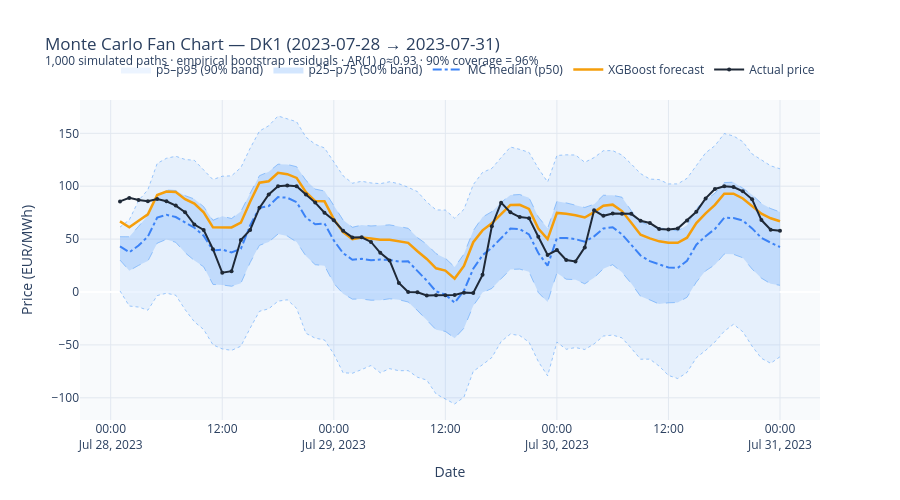

The notebook cell this image was saved under:
### Markdown cell above
---
## 8  Monte Carlo Fan Chart

Layered on top of the XGBoost point forecast, 1,000 simulated price paths quantify uncertainty.

**Method:**
1. Compute historical residuals from out-of-sample walk-forward folds (actual − forecast)
2. Test for normality (Shapiro-Wilk) → residuals are **NOT normal** (heavy-tailed power price spikes)
3. Use **empirical bootstrap**: draw random residuals with replacement from the historical distribution
4. Apply **AR(1) filter** (ρ ≈ 0.93) to model residual autocorrelation — consecutive forecast errors
   in electricity markets are correlated (the model tends to over/under-shoot for multi-hour stretches)
5. Residual **mean bias** is separated from the AR(1) structure to prevent compounding drift

### Code cell
# Load saved MC results (fold 5 — the last test fold)
mc = mc_dk1.sort_values('timestamp_utc')
ts = mc['timestamp_utc'].values

fig = go.Figure()

# 5–95% band (widest, most transparent)
fig.add_trace(go.Scatter(
    x=list(ts) + list(ts[::-1]),
    y=list(mc['p95']) + list(mc['p5'].values[::-1]),
    fill='toself',
    fillcolor='rgba(96,165,250,0.12)',
    line=dict(color='rgba(0,0,0,0)'),
    name='p5–p95 (90% band)',
    hoverinfo='skip',
))

# 25–75% band
fig.add_trace(go.Scatter(
    x=list(ts) + list(ts[::-1]),
    y=list(mc['p75']) + list(mc['p25'].values[::-1]),
    fill='toself',
    fillcolor='rgba(96,165,250,0.28)',
    line=dict(color='rgba(0,0,0,0)'),
    name='p25–p75 (50% band)',
    hoverinfo='skip',
))

# Percentile boundary lines
for pct, lbl, dash in [('p5', 'p5', 'dot'), ('p95', 'p95', 'dot'),
                        ('p25', 'p25', 'dash'), ('p75', 'p75', 'dash')]:
    fig.add_trace(go.Scatter(
        x=ts, y=mc[pct],
        mode='lines',
        line=dict(color='rgba(96,165,250,0.6)', dash=dash, width=1),
        name=lbl,
        showlegend=False,
    ))

# MC median
fig.add_trace(go.Scatter(
    x=ts, y=mc['p50'],
    mode='lines',
    line=dict(color='#3B82F6', width=2, dash='dashdot'),
    name='MC median (p50)',
))

# XGBoost point forecast
fig.add_trace(go.Scatter(
    x=ts, y=mc['forecast'],
    mode='lines',
    line=dict(color=COLOURS['forecast'], width=2.5),
    name='XGBoost forecast',
))

# Actual prices
fig.add_trace(go.Scatter(
    x=ts, y=mc['actual'],
    mode='lines+markers',
    line=dict(color=COLOURS['actual'], width=2),
    marker=dict(size=4),
    name='Actual price',
))

coverage = ((mc['actual'] >= mc['p5']) & (mc['actual'] <= mc['p95'])).mean() * 100
start_dt  = pd.Timestamp(ts[0]).strftime('%Y-%m-%d')
end_dt    = pd.Timestamp(ts[-1]).strftime('%Y-%m-%d')

fig.update_layout(
    title=(
        f'Monte Carlo Fan Chart — DK1 ({start_dt} → {end_dt})<br>'
        f'<sup>1,000 simulated paths · empirical bootstrap residuals · AR(1) ρ≈0.93 · '
        f'90% coverage = {coverage:.0f}%</sup>'
    ),
    xaxis_title='Date',
    yaxis_title='Price (EUR/MWh)',
    height=500,
    plot_bgcolor='#F8FAFC',
    paper_bgcolor='white',
    hovermode='x unified',
    legend=dict(orientation='h', yanchor='bottom', y=1.05, xanchor='right', x=1),
)
fig.update_yaxes(gridcolor='#E2E8F0')
fig.update_xaxes(gridcolor='#E2E8F0')
fig.show()

print(f'90% interval coverage: {coverage:.1f}%  (ideal: 90%)')
print(f'Mean interval width (p95-p5): {(mc["p95"]-mc["p5"]).mean():.1f} EUR/MWh')
